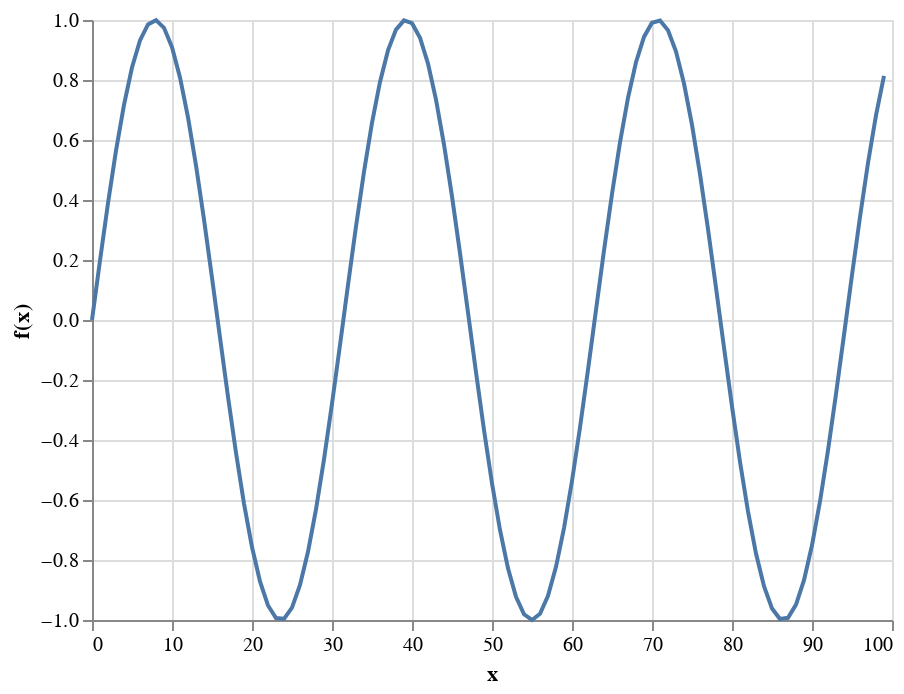

The notebook cell this image was saved under:
### Markdown cell above
**Lineas**

### Code cell
x = np.arange(100)

source = pd.DataFrame({
  'x': x,
  'f(x)': np.sin(x / 5)
})

alt.Chart(source).mark_line().encode(
    x='x',
    y='f(x)'
)

### Figure 1 — Vega-Lite specification as saved in the notebook (floating-point values rounded to 4 significant figures)
{"config": {"view": {"continuousWidth": 400, "continuousHeight": 300}}, "data": {"name": "data-76ed7e144805f1af97d4035b02991f9a"}, "mark": "line", "encoding": {"x": {"field": "x", "type": "quantitative"}, "y": {"field": "f(x)", "type": "quantitative"}}, "$schema": "https://vega.github.io/schema/vega-lite/v4.17.0.json", "datasets": {"data-76ed7e144805f1af97d4035b02991f9a": [{"x": 0, "f(x)": 0.0}, {"x": 1, "f(x)": 0.1987}, {"x": 2, "f(x)": 0.3894}, {"x": 3, "f(x)": 0.5646}, {"x": 4, "f(x)": 0.7174}, {"x": 5, "f(x)": 0.8415}, {"x": 6, "f(x)": 0.932}, {"x": 7, "f(x)": 0.9854}, {"x": 8, "f(x)": 0.9996}, {"x": 9, "f(x)": 0.9738}, {"x": 10, "f(x)": 0.9093}, {"x": 11, "f(x)": 0.8085}, {"x": 12, "f(x)": 0.6755}, {"x": 13, "f(x)": 0.5155}, {"x": 14, "f(x)": 0.335}, {"x": 15, "f(x)": 0.1411}, {"x": 16, "f(x)": -0.05837}, {"x": 17, "f(x)": -0.2555}, {"x": 18, "f(x)": -0.4425}, {"x": 19, "f(x)": -0.6119}, {"x": 20, "f(x)": -0.7568}, {"x": 21, "f(x)": -0.8716}, {"x": 22, "f(x)": -0.9516}, {"x": 23, "f(x)": -0.9937}, {"x": 24, "f(x)": -0.9962}, {"x": 25, "f(x)": -0.9589}, {"x": 26, "f(x)": -0.8835}, {"x": 27, "f(x)": -0.7728}, {"x": 28, "f(x)": -0.6313}, {"x": 29, "f(x)": -0.4646}, {"x": 30, "f(x)": -0.2794}, {"x": 31, "f(x)": -0.08309}, {"x": 32, "f(x)": 0.1165}, {"x": 33, "f(x)": 0.3115}, {"x": 34, "f(x)": 0.4941}, {"x": 35, "f(x)": 0.657}, {"x": 36, "f(x)": 0.7937}, {"x": 37, "f(x)": 0.8987}, {"x": 38, "f(x)": 0.9679}, {"x": 39, "f(x)": 0.9985}, {"x": 40, "f(x)": 0.9894}, {"x": 41, "f(x)": 0.9407}, {"x": 42, "f(x)": 0.8546}, {"x": 43, "f(x)": 0.7344}, {"x": 44, "f(x)": 0.5849}, {"x": 45, "f(x)": 0.4121}, {"x": 46, "f(x)": 0.2229}, {"x": 47, "f(x)": 0.02478}, {"x": 48, "f(x)": -0.1743}, {"x": 49, "f(x)": -0.3665}, {"x": 50, "f(x)": -0.544}, {"x": 51, "f(x)": -0.6999}, {"x": 52, "f(x)": -0.8278}, {"x": 53, "f(x)": -0.9228}, {"x": 54, "f(x)": -0.9809}, {"x": 55, "f(x)": -1.0}, {"x": 56, "f(x)": -0.9792}, {"x": 57, "f(x)": -0.9193}, {"x": 58, "f(x)": -0.8228}, {"x": 59, "f(x)": -0.6935}, {"x": 60, "f(x)": -0.5366}, {"x": 61, "f(x)": -0.3582}, {"x": 62, "f(x)": -0.1656}, {"x": 63, "f(x)": 0.03362}, {"x": 64, "f(x)": 0.2315}, {"x": 65, "f(x)": 0.4202}, {"x": 66, "f(x)": 0.5921}, {"x": 67, "f(x)": 0.7404}, {"x": 68, "f(x)": 0.8592}, {"x": 69, "f(x)": 0.9437}, {"x": 70, "f(x)": 0.9906}, {"x": 71, "f(x)": 0.998}, {"x": 72, "f(x)": 0.9657}, {"x": 73, "f(x)": 0.8948}, {"x": 74, "f(x)": 0.7883}, {"x": 75, "f(x)": 0.6503}, {"x": 76, "f(x)": 0.4864}, {"x": 77, "f(x)": 0.3031}, {"x": 78, "f(x)": 0.1078}, {"x": 79, "f(x)": -0.09191}, {"x": 80, "f(x)": -0.2879}, {"x": 81, "f(x)": -0.4724}, {"x": 82, "f(x)": -0.6381}, {"x": 83, "f(x)": -0.7784}, {"x": 84, "f(x)": -0.8876}, {"x": 85, "f(x)": -0.9614}, {"x": 86, "f(x)": -0.9969}, {"x": 87, "f(x)": -0.9927}, {"x": 88, "f(x)": -0.9488}, {"x": 89, "f(x)": -0.8672}, {"x": 90, "f(x)": -0.751}, {"x": 91, "f(x)": -0.6048}, {"x": 92, "f(x)": -0.4346}, {"x": 93, "f(x)": -0.247}, {"x": 94, "f(x)": -0.04954}, {"x": 95, "f(x)": 0.1499}, {"x": 96, "f(x)": 0.3433}, {"x": 97, "f(x)": 0.5231}, {"x": 98, "f(x)": 0.682}, {"x": 99, "f(x)": 0.8137}]}}
